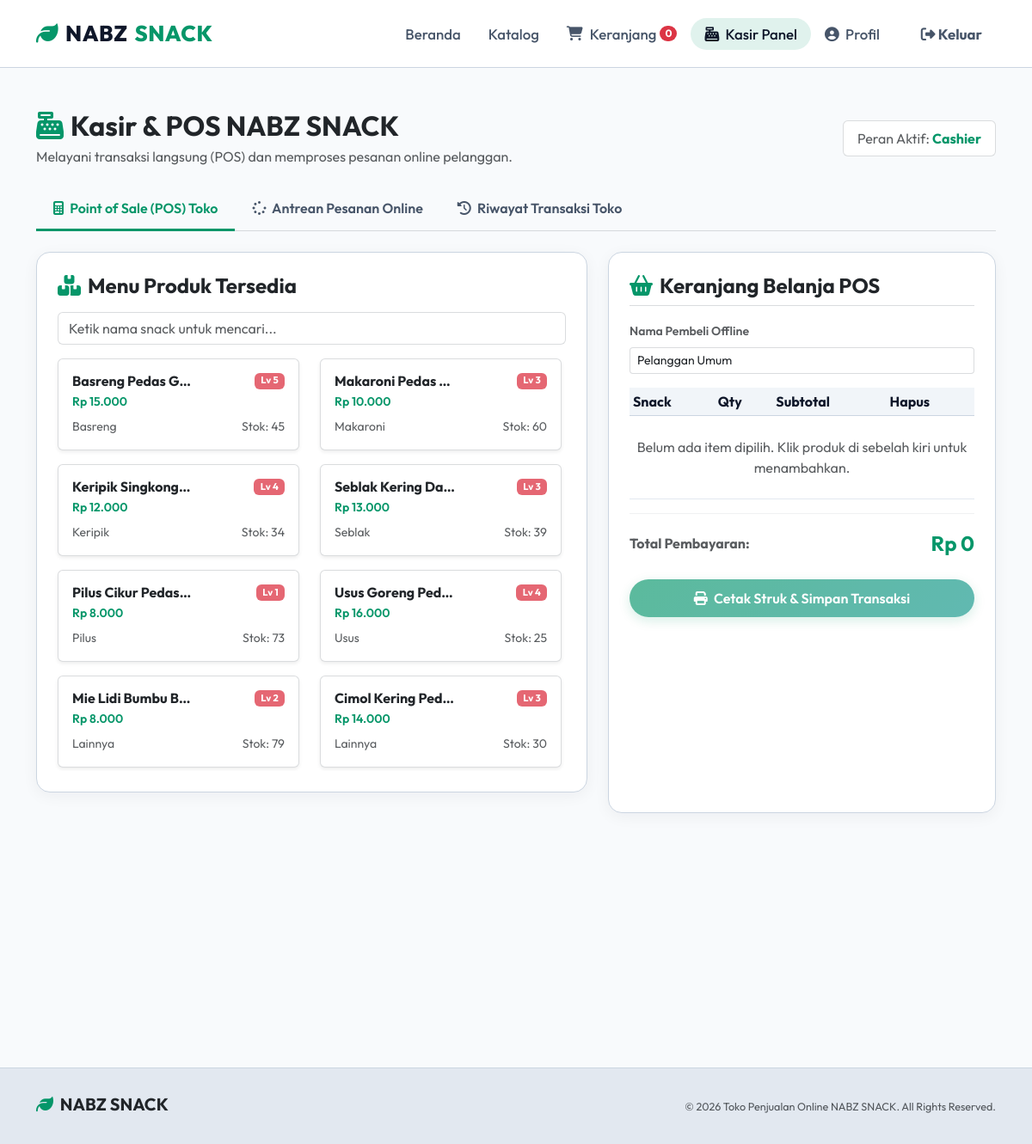
Page /cashier/dashboard (signed in) on the committed database.
### models.py (models this page shows, shortened)
class User(db.Model):
    __tablename__ = 'users'
    id = db.Column(db.Integer, primary_key=True)
    username = db.Column(db.String(50), unique=True, nullable=False)
    email = db.Column(db.String(100), unique=True, nullable=False)
    password_hash = db.Column(db.String(255), nullable=False)
    role = db.Column(db.String(20), nullable=False, default='customer') # 'admin', 'cashier', 'customer'
    created_at = db.Column(db.DateTime, default=datetime.utcnow)
    customer_transactions = db.relationship('Transaction', foreign_keys='Transaction.customer_id', backref='customer', lazy=True)
    cashier_transactions = db.relationship('Transaction', foreign_keys='Transaction.cashier_id', backref='cashier', lazy=True)
    cart = db.relationship('Cart', backref='user', uselist=False, lazy=True)

class Product(db.Model):
    __tablename__ = 'products'
    id = db.Column(db.Integer, primary_key=True)
    name = db.Column(db.String(100), nullable=False)
    price = db.Column(db.Float, nullable=False)
    stock = db.Column(db.Integer, nullable=False, default=0)
    category = db.Column(db.String(50), nullable=False) # e.g. Makaroni, Keripik, Basreng, Seblak
    spicy_level = db.Column(db.Integer, nullable=False, default=1) # 1 - 5
    image_url = db.Column(db.String(255), nullable=True)
    description = db.Column(db.Text, nullable=True)
    transaction_items = db.relationship('TransactionItem', backref='product', lazy=True)

### app.py (the view)
@app.route('/cashier/dashboard')
@role_required(['cashier'])
def cashier_dashboard():
    products = Product.query.all()
    transactions = Transaction.query.order_by(Transaction.created_at.desc()).all()
    pending_orders_count = Transaction.query.filter_by(status='Pending').count()
    return render_template('cashier_dashboard.html',
                           products=products,
                           transactions=transactions,
                           pending_orders_count=pending_orders_count)

### app.py (called while the page is built)
@app.context_processor
def inject_cart_count():
    if 'user_id' in session:
        cart = Cart.query.filter_by(user_id=session['user_id']).first()
        if cart:
            total_items = sum(item.quantity for item in cart.items)
            return {'cart_count': total_items}
    return {'cart_count': 0}

def role_required(allowed_roles):
    from functools import wraps
    def decorator(f):
        @wraps(f)
        def decorated_function(*args, **kwargs):
            if 'user_id' not in session:
                flash('Silakan login terlebih dahulu.', 'error')
                return redirect(url_for('login'))
            if session.get('user_role') not in allowed_roles and session.get('user_role') != 'admin':
                flash('Anda tidak memiliki izin (hak akses) untuk halaman ini!', 'error')
                return redirect(url_for('index'))
            return f(*args, **kwargs)
        return decorated_function
    return decorator

### templates/cashier_dashboard.html (shortened to what this page needs)
{% extends 'base.html' %}
{% block content %}
<div class="container py-4">
    <div class="d-flex flex-wrap justify-content-between align-items-center mb-4 gap-3">
        <div>
            <h1 class="text-dark fw-bold h2 mb-1"><i class="fas fa-cash-register text-success me-2"></i>Kasir & POS NABZ SNACK</h1>
            <p class="text-muted mb-0">Melayani transaksi langsung (POS) dan memproses pesanan online pelanggan.</p>
        </div>
        <div class="bg-white px-3 py-2 rounded border border-secondary border-opacity-25 text-muted">
            Peran Aktif: <strong class="text-success text-capitalize">{{ session.get('user_role') }}</strong>
        </div>
    </div>
    {% set low_stock_products = [] %}
    {% for prod in products %}
        {% if prod.stock <= 5 %}
            {% set _ = low_stock_products.append(prod) %}
        {% endif %}
    {% endfor %}
    <ul class="nav nav-tabs docs-nav-tabs border-secondary border-opacity-25 mb-4" id="cashierTabs" role="tablist">
        <li class="nav-item" role="presentation">
            <button class="nav-link active" id="pos-tab" data-bs-toggle="tab" data-bs-target="#pos-pane" type="button" role="tab" aria-controls="pos-pane" aria-selected="true">
                <i class="fas fa-calculator me-1"></i> Point of Sale (POS) Toko
            </button>
        </li>
        <li class="nav-item" role="presentation">
            <button class="nav-link" id="orders-tab" data-bs-toggle="tab" data-bs-target="#orders-pane" type="button" role="tab" aria-controls="orders-pane" aria-selected="false">
                <i class="fas fa-spinner me-1"></i> Antrean Pesanan Online
            </button>
        </li>
        <li class="nav-item" role="presentation">
            <button class="nav-link" id="all-orders-tab" data-bs-toggle="tab" data-bs-target="#all-orders-pane" type="button" role="tab" aria-controls="all-orders-pane" aria-selected="false">
                <i class="fas fa-history me-1"></i> Riwayat Transaksi Toko
            </button>
        </li>
    </ul>
    <div class="tab-content" id="cashierTabContent">
        <div class="tab-pane fade show active" id="pos-pane" role="tabpanel" aria-labelledby="pos-tab">
            <div class="row">
                <div class="col-lg-7 mb-4">
                    <div class="card-premium p-4">
                        <h4 class="text-dark fw-bold mb-3"><i class="fas fa-boxes text-success me-2"></i>Menu Produk Tersedia</h4>
                        <div class="mb-3">
                            <input type="text" id="pos-search" onkeyup="filterPosProducts()" class="form-control bg-white text-dark border-secondary border-opacity-25" placeholder="Ketik nama snack untuk mencari...">
                        </div>
                        <div class="row" style="max-height: 480px; overflow-y: auto; padding-right: 5px;" id="pos-products-grid">
                            {% for prod in products %}
                            <div class="col-md-6 mb-3 pos-product-card" data-name="{{ prod.name | lower }}" style="cursor:pointer;">
                                <div class="card bg-white border border-secondary border-opacity-25 pos-prod-card shadow-sm" onclick="addPosItem({{ prod.id }}, '{{ prod.name }}', {{ prod.price }}, {{ prod.stock }})">
                                    <div class="p-3">
                                        <div class="d-flex justify-content-between align-items-start">
                                            <h6 class="text-dark fw-bold mb-1 text-truncate" style="max-width: 140px;">{{ prod.name }}</h6>
                                            <span class="badge bg-danger bg-opacity-75" style="font-size: 0.7rem;">Lv {{ prod.spicy_level }}</span>
                                        </div>
                                        <div class="text-success fw-semibold small mb-2">Rp {{ "{:,.0f}".format(prod.price).replace(',', '.') }}</div>
                                        <div class="d-flex justify-content-between align-items-center">
                                            <span class="small text-muted">{{ prod.category }}</span>
                                            <span class="small {% if prod.stock > 5 %}text-muted{% else %}text-danger fw-bold{% endif %}">Stok: {{ prod.stock }}</span>
                                        </div>
                                    </div>
                                </div>
                            </div>
                            {% endfor %}
                        </div>
                    </div>
                </div>
                <div class="col-lg-5">
                    <div class="card-premium p-4">
                        <h4 class="text-dark fw-bold mb-3 border-bottom border-secondary border-opacity-25 pb-2">
                            <i class="fas fa-shopping-basket text-success me-2"></i>Keranjang Belanja POS
                        </h4>
                        <form action="{{ url_for('cashier_pos_checkout') }}" method="POST">
                            <div class="mb-3">
                                <label for="pos_customer_name" class="form-label text-muted small fw-semibold">Nama Pembeli Offline</label>
                                <input type="text" name="pos_customer_name" id="pos_customer_name" class="form-control form-control-sm bg-white text-dark border-secondary border-opacity-25" value="Pelanggan Umum" required>
                            </div>
                            <div class="table-responsive mb-3" style="max-height: 250px; overflow-y: auto;">
                                <table class="table table-sm table-premium align-middle mb-0">
                                    <thead>
                                        <tr>
                                            <th>Snack</th>
                                            <th>Qty</th>
                                            <th>Subtotal</th>
                                            <th>Hapus</th>
                                        </tr>
                                    </thead>
                                    <tbody id="pos-cart-list">
                                        <tr>
                                            <td colspan="4" class="text-center text-muted py-4">Belum ada item dipilih. Klik produk di sebelah kiri untuk menambahkan.</td>
                                        </tr>
                                    </tbody>
                                </table>
                            </div>
                            <div class="d-flex justify-content-between align-items-center mb-4 border-top border-secondary border-opacity-10 pt-3">
                                <span class="text-muted fw-bold">Total Pembayaran:</span>
                                <span class="fs-4 fw-bold text-success" id="pos-total">Rp 0</span>
                            </div>
                            <button type="submit" class="btn btn-fire w-100 py-2.5" id="pos-submit-btn" disabled>
                                <i class="fas fa-print me-1"></i> Cetak Struk & Simpan Transaksi
                            </button>
                        </form>
                    </div>
                </div>
            </div>
        </div>
                {% set queue_orders = [] %}
                {% for o in transactions if o.status in ['Pending', 'Processed'] %}
                    {% set _ = queue_orders.append(o) %}
                {% endfor %}
    </div>
</div>
{% endblock %}

### static/css/style.css (style rules this page uses)
:root { --bg-dark: #f1f5f9; --bg-body: #f8fafc; --card-bg: #ffffff; --card-bg-hover: #f1f5f9; --glass-bg: rgba(255, 255, 255, 0.94); --primary-fire: #059669; --primary-fire-rgb: 5, 150, 105; --accent-red: #dc2626; --accent-gold: #d97706; --accent-orange: #0284c7; --text-light: #0f172a; --text-muted: #475569; --border-color: #cbd5e1; --border-hover: #94a3b8; --shadow-glow: 0 4px 18px 0 rgba(15, 23, 42, 0.05); --shadow-glow-intense: 0 8px 30px 0 rgba(15, 23, 42, 0.10); }
body { background-color: var(--bg-body); color: var(--text-light); font-family: 'Outfit', sans-serif; min-height: 100vh; display: flex; flex-direction: column; overflow-x: hidden; }
.card-premium { background: var(--card-bg); border: 1px solid var(--border-color); border-radius: 16px; box-shadow: var(--shadow-glow); transition: all 0.3s cubic-bezier(0.25, 0.8, 0.25, 1); overflow: hidden; height: 100%; color: var(--text-light); }
.btn-fire { background: linear-gradient(135deg, #059669, #0d9488); border: none; color: #ffffff !important; font-weight: 600; padding: 10px 24px; border-radius: 25px; transition: all 0.3s ease; box-shadow: 0 4px 14px rgba(5, 150, 105, 0.25); }
.table-premium { color: var(--text-light) !important; }
.table-premium th { background-color: #f1f5f9 !important; border-color: var(--border-color) !important; color: #0f172a; font-weight: 700; }
.table-premium td { background-color: #ffffff !important; border-color: #e2e8f0 !important; vertical-align: middle; color: #0f172a; }
.docs-nav-tabs .nav-link { color: var(--text-muted) !important; border: none !important; border-bottom: 3px solid transparent !important; font-weight: 600; padding: 12px 20px; }
.docs-nav-tabs .nav-link.active { color: #059669 !important; background: transparent !important; border-bottom: 3px solid #059669 !important; }
.pos-prod-card { cursor: pointer; transition: all 0.2s ease; }
.text-success { color: #059669 !important; }

### rows in the picture
User: get "Cashier"
Product: name "Basreng Pedas G…", spicy_level "5", price "15.000", category "Basreng", stock "45"
Product: name "Makaroni Pedas…", spicy_level "3", price "10.000", category "Makaroni", stock "60"
Product: name "Keripik Singkong…", spicy_level "4", price "12.000", category "Keripik", stock "34"
Product: name "Seblak Kering Da…", spicy_level "3", price "13.000", category "Seblak", stock "39"
Product: name "Pilus Cikur Pedas…", spicy_level "1", price "8.000", category "Pilus", stock "73"
Product: name "Usus Goreng Ped…", spicy_level "4", price "16.000", category "Usus", stock "25"
Product: name "Mie Lidi Bumbu B…", spicy_level "2", price "8.000", category "Lainnya", stock "79"
Product: name "Cimol Kering Ped…", spicy_level "3", price "14.000", category "Lainnya", stock "30"

### other values in the picture
{{ cart_count }} "0"
